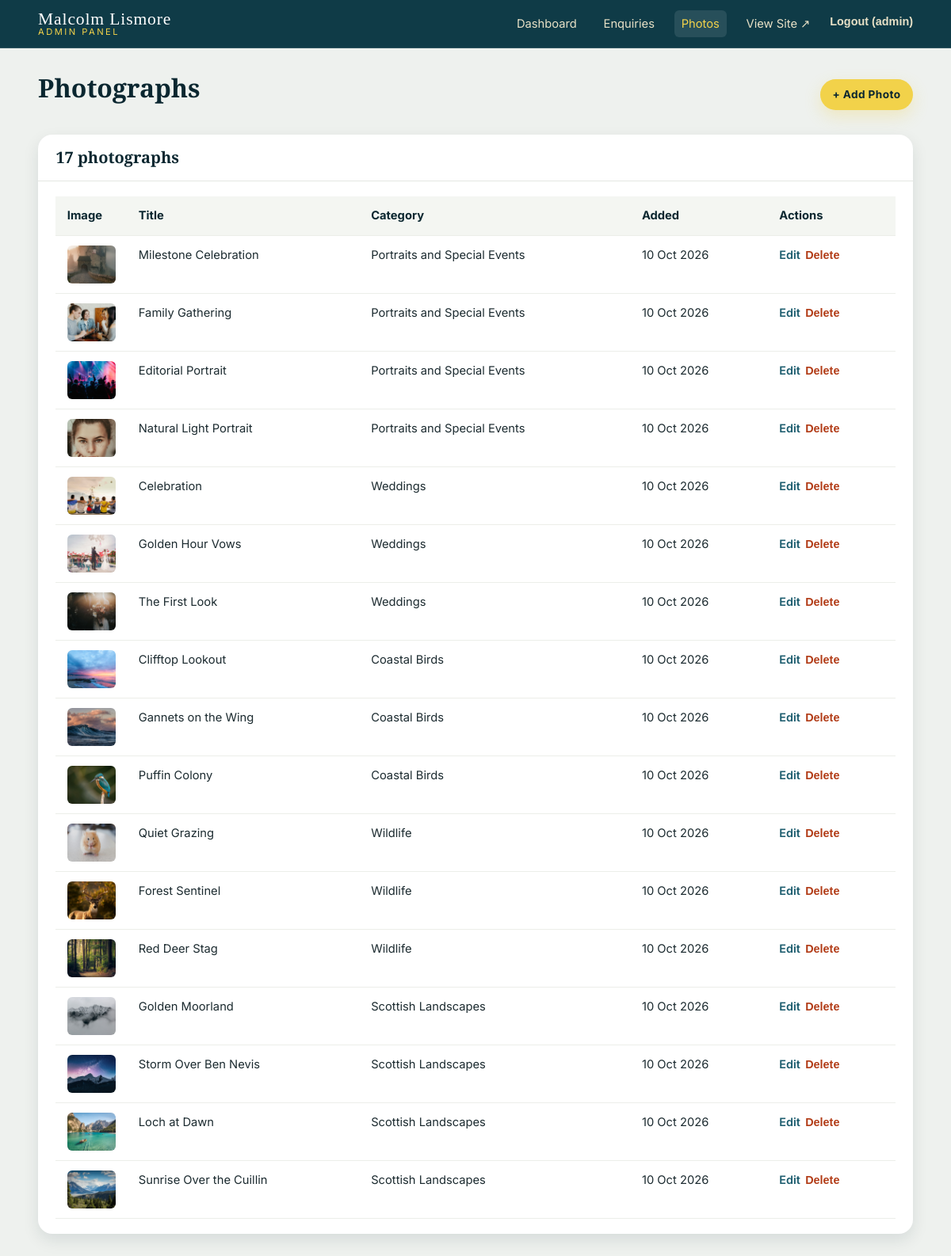
/admin/photos.php (signed in), run on the app's committed database.
### tables this page shows
CREATE TABLE IF NOT EXISTS photos (
  photo_id     INT AUTO_INCREMENT PRIMARY KEY,
  category_id  INT           NOT NULL,
  title        VARCHAR(150)  NOT NULL,
  description  TEXT          NULL,
  image_path   VARCHAR(255)  NOT NULL,
  alt_text     VARCHAR(255)  NOT NULL,
  location     VARCHAR(150)  NULL,
  created_at   TIMESTAMP     NOT NULL DEFAULT CURRENT_TIMESTAMP,
  CONSTRAINT fk_photos_category
    FOREIGN KEY (category_id) REFERENCES categories(category_id)
    ON DELETE CASCADE ON UPDATE CASCADE,
  INDEX idx_photos_category (category_id),
  INDEX idx_photos_created  (created_at)
);

CREATE TABLE IF NOT EXISTS categories (
  category_id  INT AUTO_INCREMENT PRIMARY KEY,
  name         VARCHAR(100)  NOT NULL,
  slug         VARCHAR(100)  NOT NULL UNIQUE,
  description  TEXT          NULL,
  created_at   TIMESTAMP     NOT NULL DEFAULT CURRENT_TIMESTAMP
);

### includes/db.php (called while the page is built, shortened)
<?php
function db(): PDO
{
    static $pdo = null;
    $dsn = sprintf(
        'mysql:host=%s;port=%s;dbname=%s;charset=%s',
        DB_HOST,
        DB_PORT,
        DB_NAME,
        DB_CHARSET
    );
    $options = [
        PDO::ATTR_ERRMODE            => PDO::ERRMODE_EXCEPTION,
        PDO::ATTR_DEFAULT_FETCH_MODE => PDO::FETCH_ASSOC,
        PDO::ATTR_EMULATE_PREPARES   => false,
    ];
    try {
        $pdo = new PDO($dsn, DB_USER, DB_PASS, $options);
    } catch (PDOException $e) {
        http_response_code(500);
        exit('Sorry, we are experiencing a database connection problem. Please try again later.');
    }
    return $pdo;
}

### includes/functions.php (called while the page is built, shortened)
<?php
require_once __DIR__ . '/db.php';
function e(?string $value): string
{
    return htmlspecialchars((string) $value, ENT_QUOTES | ENT_SUBSTITUTE, 'UTF-8');
}

### admin/photos.php (the view, shortened to what this page needs)
<?php
require_once __DIR__ . '/../includes/admin-header.php';
$photos = db()->query(
    'SELECT p.photo_id, p.title, p.image_path, p.created_at, c.name AS category_name
     FROM photos p
     JOIN categories c ON c.category_id = p.category_id
     ORDER BY p.created_at DESC, p.photo_id DESC'
)->fetchAll();
?>
<div class="admin-title">
  <h1 style="color:var(--teal-900);">Photographs</h1>
  <a class="btn btn-gold btn-sm" href="photo-add.php">+ Add Photo</a>
</div>
<div class="panel">
  <div class="panel-head">
    <h2><?= count($photos) ?> photograph<?= count($photos) === 1 ? '' : 's' ?></h2>
  </div>
  <div class="panel-body">
    <?php if (empty($photos)): ?>
      <p style="color:var(--muted);">No photographs yet. <a class="link-btn" href="photo-add.php">Add the first one</a>.</p>
    <?php else: ?>
      <table class="data-table">
        <thead>
          <tr><th style="width:90px;">Image</th><th>Title</th><th>Category</th><th>Added</th><th>Actions</th></tr>
        </thead>
        <tbody>
          <?php foreach ($photos as $row): ?>
            <tr>
              <td><img src="../<?= e($row['image_path']) ?>" alt="" style="width:64px;height:48px;object-fit:cover;border-radius:6px;"></td>
              <td><?= e($row['title']) ?></td>
              <td><?= e($row['category_name']) ?></td>
              <td><?= e(date('j M Y', strtotime((string) $row['created_at']))) ?></td>
              <td>
                <div class="row-actions">
                  <a class="link-btn" href="photo-edit.php?id=<?= (int) $row['photo_id'] ?>">Edit</a>
                  <form method="post" action="photo-delete.php" style="display:inline;"
                        onsubmit="return confirm('Delete this photograph permanently?');">
                    <button type="submit" class="link-btn danger">Delete</button>
                  </form>
                </div>
              </td>
            </tr>
          <?php endforeach; ?>
        </tbody>
      </table>
    <?php endif; ?>
  </div>
</div>
<?php require __DIR__ . '/../includes/admin-footer.php'; ?>

### assets/css/style.css (style rules this page uses)
:root { --teal-900: #0b2730; --teal-800: #0f3b47; --teal-700: #14485a; --teal-600: #1c5c6e; --teal-500: #2a7385; --ivory: #f6f1e3; --sand: #e7e0c6; --sand-dark: #d8cfae; --gold: #f2d24a; --gold-dark: #d9b61f; --ink: #1c2b30; --muted: #5b6b70; --white: #ffffff; --line: rgba(255, 255, 255, 0.14); --shadow: 0 18px 45px rgba(11, 39, 48, 0.28); --radius: 18px; --maxw: 1200px; --font-head: "Playfair Display", Georgia, "Times New Roman", serif; --font-body: "Inter", "Segoe UI", Arial, Helvetica, sans-serif; }
* { box-sizing: border-box; }
html { scroll-behavior: smooth; }
body { margin: 0; font-family: var(--font-body); color: var(--ivory); background: var(--teal-800); line-height: 1.7; font-size: 16px; -webkit-font-smoothing: antialiased; }
img { max-width: 100%; display: block; }
a { color: inherit; text-decoration: none; }
h1, h2, h3, h4 { font-family: var(--font-head); font-weight: 700; line-height: 1.15; margin: 0 0 0.5em; color: var(--white); }
.btn { display: inline-block; padding: 0.85em 1.9em; border-radius: 999px; font-weight: 700; letter-spacing: 0.03em; border: 2px solid transparent; cursor: pointer; transition: transform 0.15s ease, background 0.2s ease, color 0.2s ease, box-shadow 0.2s ease; font-family: var(--font-body); font-size: 0.95rem; }
.btn-gold { background: var(--gold); color: var(--teal-900); box-shadow: 0 8px 20px rgba(242, 210, 74, 0.28); }
.admin-body { background: #eef1ee; color: var(--ink); min-height: 100vh; }
.admin-title { display: flex; align-items: center; justify-content: space-between; flex-wrap: wrap; gap: 1rem; margin-bottom: 1.5rem; }
.panel { background: var(--white); border-radius: var(--radius); box-shadow: 0 8px 20px rgba(11, 39, 48, 0.1); overflow: hidden; }
.panel-head { padding: 1.1rem 1.4rem; border-bottom: 1px solid #e4e7e2; display: flex; justify-content: space-between; align-items: center; flex-wrap: wrap; gap: 0.8rem; }
.panel-head h2 { color: var(--teal-900); font-size: 1.25rem; margin: 0; }
.panel-body { padding: 1.2rem 1.4rem; }
.data-table { width: 100%; border-collapse: collapse; }
.data-table th, .data-table td { padding: 0.75rem 0.9rem; text-align: left; border-bottom: 1px solid #eceee9; font-size: 0.92rem; vertical-align: top; }
.data-table th { background: #f4f6f2; color: var(--teal-900); font-weight: 700; }
.row-actions { display: flex; gap: 0.4rem; flex-wrap: wrap; }
.link-btn { background: none; border: 0; color: var(--teal-600); cursor: pointer; font-weight: 600; padding: 0; font-size: 0.9rem; }
.link-btn.danger { color: #b23c17; }
.btn-sm { padding: 0.45em 1em; font-size: 0.85rem; }

### data on the page
photos: image_path (picture), title "Milestone Celebration", category.name "Portraits and Special Events", created_at "10 Oct 2026"
photos: image_path (picture), title "Family Gathering", category.name "Portraits and Special Events", created_at "10 Oct 2026"
photos: image_path (picture), title "Editorial Portrait", category.name "Portraits and Special Events", created_at "10 Oct 2026"
photos: image_path (picture), title "Natural Light Portrait", category.name "Portraits and Special Events", created_at "10 Oct 2026"
photos: image_path (picture), title "Celebration", category.name "Weddings", created_at "10 Oct 2026"
photos: image_path (picture), title "Golden Hour Vows", category.name "Weddings", created_at "10 Oct 2026"
photos: image_path (picture), title "The First Look", category.name "Weddings", created_at "10 Oct 2026"
photos: image_path (picture), title "Clifftop Lookout", category.name "Coastal Birds", created_at "10 Oct 2026"
photos: image_path (picture), title "Gannets on the Wing", category.name "Coastal Birds", created_at "10 Oct 2026"
photos: image_path (picture), title "Puffin Colony", category.name "Coastal Birds", created_at "10 Oct 2026"
photos: image_path (picture), title "Quiet Grazing", category.name "Wildlife", created_at "10 Oct 2026"
photos: image_path (picture), title "Forest Sentinel", category.name "Wildlife", created_at "10 Oct 2026"
photos: image_path (picture), title "Red Deer Stag", category.name "Wildlife", created_at "10 Oct 2026"
photos: image_path (picture), title "Golden Moorland", category.name "Scottish Landscapes", created_at "10 Oct 2026"
photos: image_path (picture), title "Storm Over Ben Nevis", category.name "Scottish Landscapes", created_at "10 Oct 2026"
photos: image_path (picture), title "Loch at Dawn", category.name "Scottish Landscapes", created_at "10 Oct 2026"
photos: image_path (picture), title "Sunrise Over the Cuillin", category.name "Scottish Landscapes", created_at "10 Oct 2026"

### other printed values
$adminUsername "admin"
count($photos) "17"
